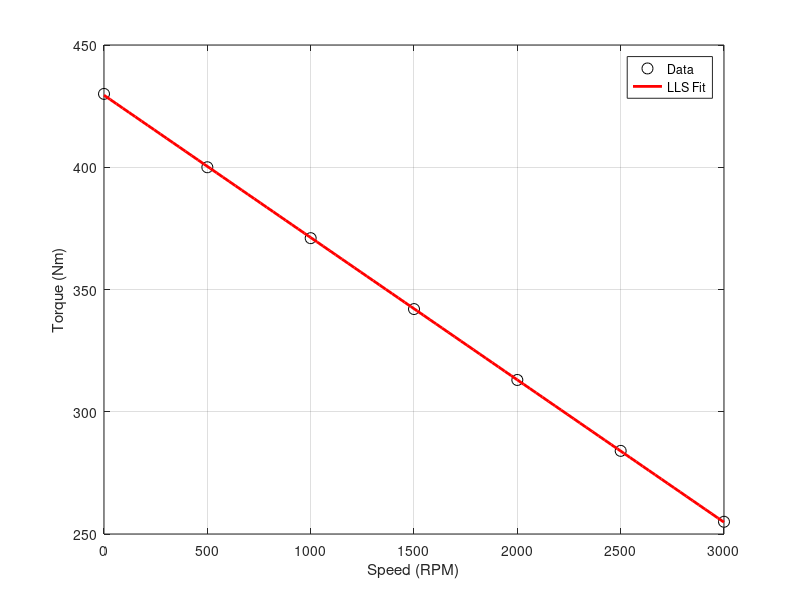
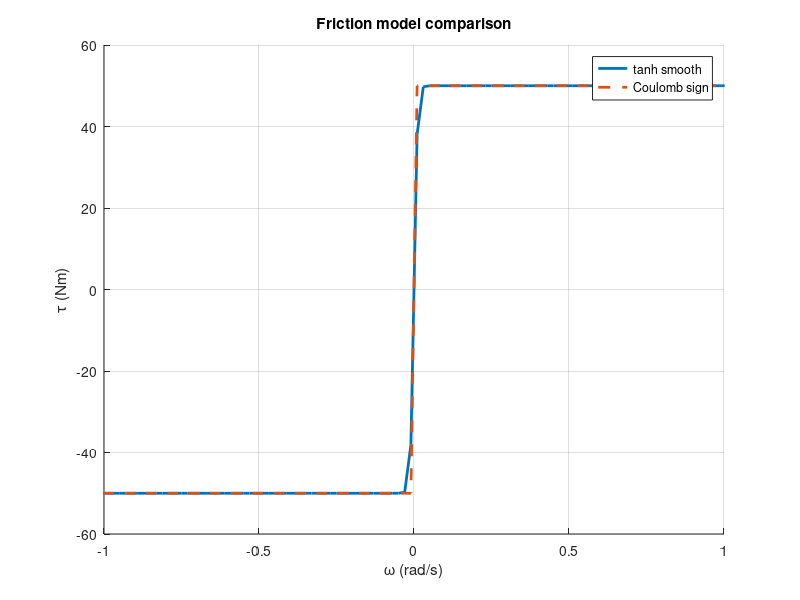

Reproduce these figures in MATLAB, in order.
% Example: fit T = a + b*N to torque data
N_data = [0, 500, 1000, 1500, 2000, 2500, 3000];
T_data = [430, 400, 371, 342, 313, 284, 255];

% Build regressor matrix [1, N] for affine fit T = a + b*N
A = [ones(length(N_data), 1), N_data'];

% Least squares solution
coeffs = A \ T_data';

a = coeffs(1);  % intercept
b = coeffs(2);  % slope

fprintf('T = %.2f + %.4f * N\n', a, b);

% Plot fit vs data
N_fit = linspace(0, 3000, 100);
T_fit = a + b * N_fit;

figure;
plot(N_data, T_data, 'ko', 'MarkerSize', 8, 'DisplayName', 'Data'); hold on;
plot(N_fit,  T_fit,  'r-', 'LineWidth', 2, 'DisplayName', 'LLS Fit');
legend; grid on;
xlabel('Speed (RPM)'); ylabel('Torque (Nm)');

%% 
% Parameters (pick representative values)
cf   = 0.05;
dp   = 1e7;        % Pa
Dmax = 1e-4;       % m^3/rad
b    = 1e-3;       % viscous coeff

tau_c = cf * dp * Dmax;   % Coulomb level

% Speed range
w = linspace(-10,10,1000);

% Smoothed (tanh)
tau_smooth = tau_c * tanh(w/0.01) + b*w;

% Ideal Coulomb + viscous
tau_coulomb = tau_c * sign(w) + b*w;

% Plot
figure; hold on; grid on;
plot(w, tau_smooth, 'LineWidth', 2);
plot(w, tau_coulomb, '--', 'LineWidth', 2);

xlabel('\omega (rad/s)');
ylabel('\tau (Nm)');
legend('tanh smooth','Coulomb sign');
title('Friction model comparison');
xlim([-1 1])
